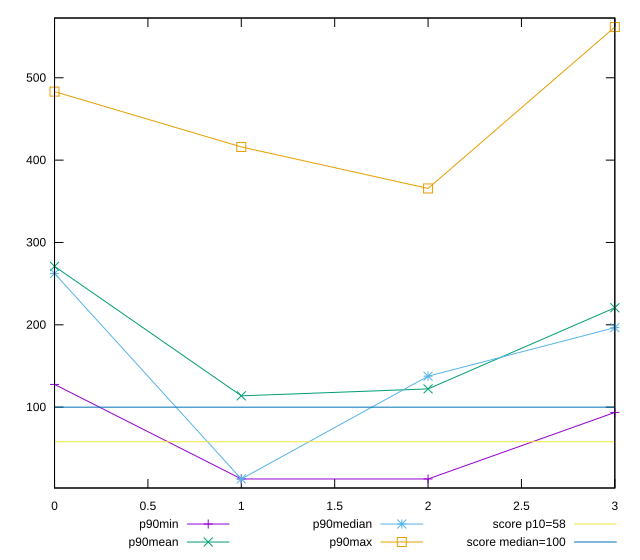

This chart was generated by the following gnuplot code:
reset

$p90Min <<EOF
0 127.60000000000001
1 12.8
2 12.8
3 93.60000000000001
EOF

$p90Mean <<EOF
0 270.99999999999994
1 113.75744680851061
2 122.17634408602156
3 220.7148936170212
EOF

$p90Median <<EOF
0 262.4
1 12.8
2 137.6
3 196.6000000000002
EOF

$p90Max <<EOF
0 483.1999999999993
1 416
2 365.6
3 561.6
EOF

set key outside below
set xrange [0:3]
set yrange [1.8239999999999998:572.576]
set trange [1.8239999999999998:572.576]
set terminal svg size 640, 560 enhanced background rgb 'white'
set output "reports/report_00027_2021-02-24T12-40-31.850Z/estimated-input-latency/progression/value.svg"

plot $p90Min title "p90min" with linespoints, \
     $p90Mean title "p90mean" with linespoints, \
     $p90Median title "p90median" with linespoints, \
     $p90Max title "p90max" with linespoints, \
     58 title "score p10=58", \
     100 title "score median=100"

reset
